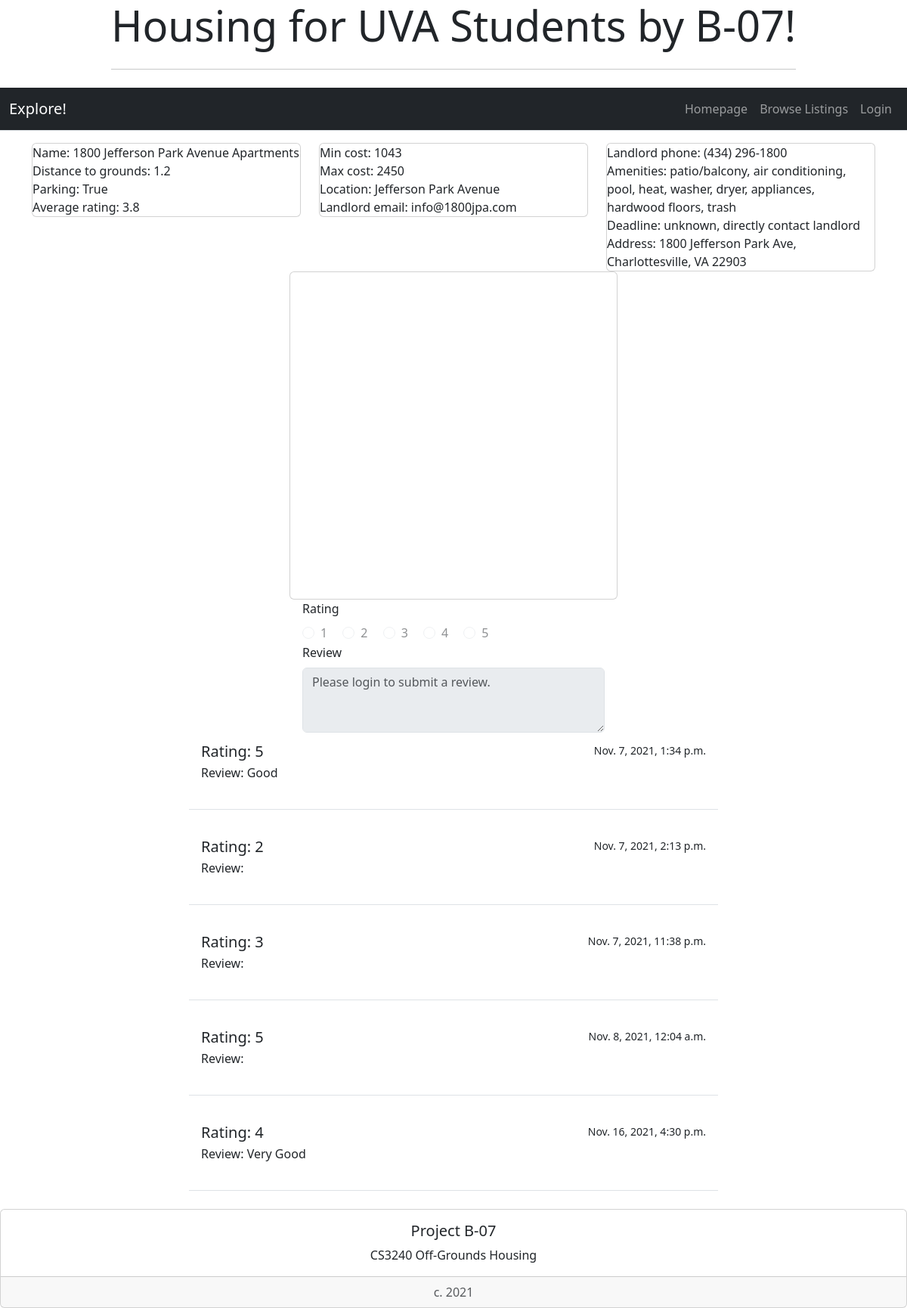
/housing/6/, run on an earlier commit of the app's database.
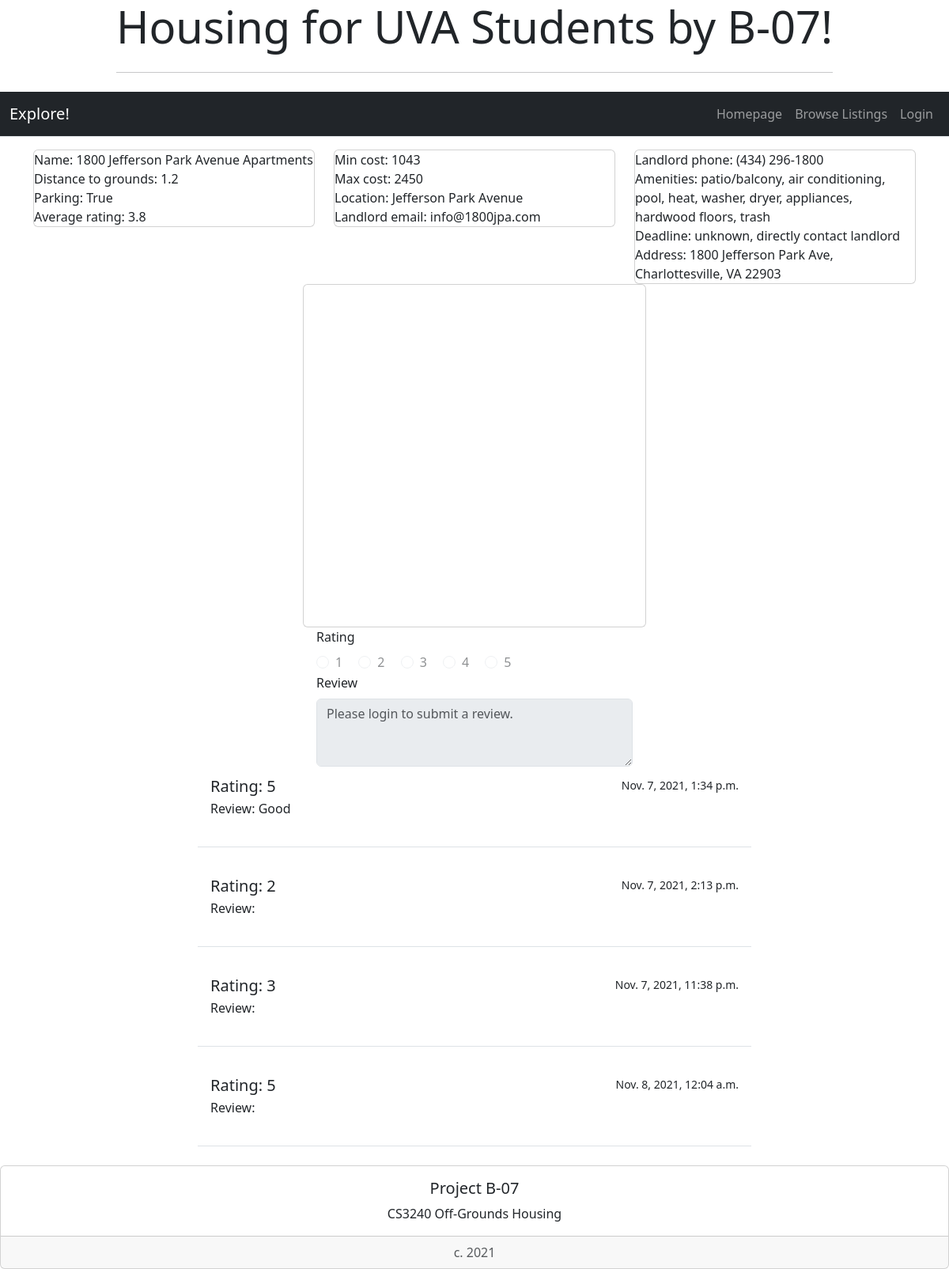
And on a later commit of the database.
### housing/models.py (models this page shows, shortened)
class Review(models.Model):
    house = models.ForeignKey(StudentHousing, on_delete=models.CASCADE)
    rating = models.IntegerField(default=0)
    comment = models.TextField(max_length=200, default="")
    pub_date = models.DateTimeField('date published')

### housing/views.py (the view)
# urls.py: path('<int:pk>/', views.DetailView.as_view(), name='detail'),
class DetailView(generic.DetailView):
    model = StudentHousing
    template_name = 'housing/studentHousingOption.html'
    def get_queryset(self):
        return StudentHousing.objects

### housing/templates/housing/studentHousingOption.html (shortened to what the changed rows need)
<!doctype html>
<link href='https://api.mapbox.com/mapbox-gl-js/v2.3.1/mapbox-gl.css' rel='stylesheet' /> {% load bootstrap5 %} {% bootstrap_css %} {% bootstrap_javascript %} {% load socialaccount %}
<div class="container">
    <div class="col d-flex justify-content-center">
        <div class="jumbotron">
            <h1 class="display-4">Housing for UVA Students by B-07!</h1>
        </div>
    </div>
</div>
<div class="list-group list-group-flush">
    {% for review in studenthousing.review_set.all %}
        <div class="list-group-item" style="margin-left: 250px; margin-right: 250px; margin-top: 5px;">
            <div class="d-flex w-100 justify-content-between">
                <h5 class="mb-1">Rating: {{review.rating}}</h5>
                <small>{{review.pub_date}}</small>
            </div>
            <p class="mb-1">Review: {{review.comment}}<br><br></p>
        </div><br>
    {% endfor %}
</div>

What changed in the data, as far as the page shows it:
removed Review: rating "4", pub_date "Nov. 16, 2021, 4:30 p.m.", comment "Very Good"
